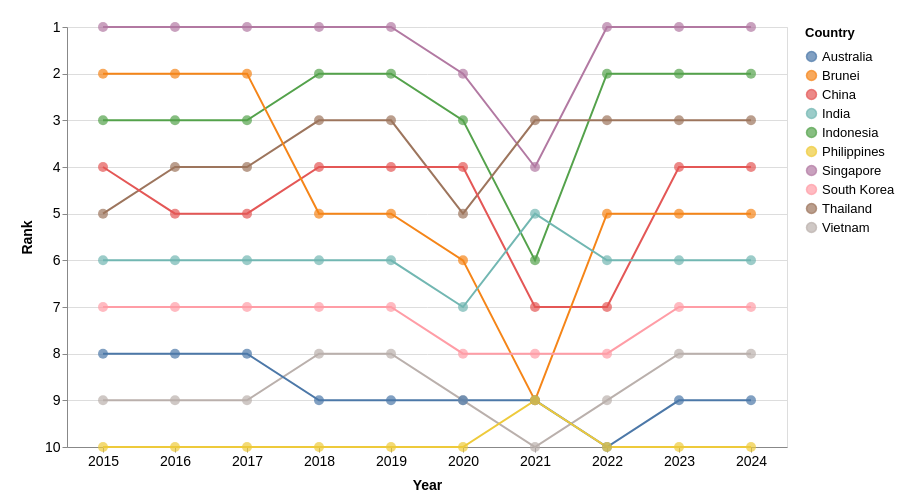

Express this chart as Vega-Lite.
### Vega-Lite specification from a JSON file in a GitHub repository (floating-point values rounded to 4 significant figures)
{"$schema": "https://vega.github.io/schema/vega-lite/v5.json", "width": 720, "height": 420, "data": {"values": [{"Country": "Singapore", "year": 2024, "Visitors": 4276007, "rank": 1}, {"Country": "Singapore", "year": 2023, "Visitors": 8308230, "rank": 1}, {"Country": "Singapore", "year": 2022, "Visitors": 5222991, "rank": 1}, {"Country": "Singapore", "year": 2021, "Visitors": 16308, "rank": 4}, {"Country": "Singapore", "year": 2020, "Visitors": 1545255, "rank": 2}, {"Country": "Singapore", "year": 2019, "Visitors": 10163882, "rank": 1}, {"Country": "Singapore", "year": 2018, "Visitors": 10615986, "rank": 1}, {"Country": "Singapore", "year": 2017, "Visitors": 12441713, "rank": 1}, {"Country": "Singapore", "year": 2016, "Visitors": 13272961, "rank": 1}, {"Country": "Singapore", "year": 2015, "Visitors": 12930754, "rank": 1}, {"Country": "Indonesia", "year": 2024, "Visitors": 1786630, "rank": 2}, {"Country": "Indonesia", "year": 2023, "Visitors": 3108165, "rank": 2}, {"Country": "Indonesia", "year": 2022, "Visitors": 1481739, "rank": 2}, {"Country": "Indonesia", "year": 2021, "Visitors": 11025, "rank": 6}, {"Country": "Indonesia", "year": 2020, "Visitors": 711723, "rank": 3}, {"Country": "Indonesia", "year": 2019, "Visitors": 3623277, "rank": 2}, {"Country": "Indonesia", "year": 2018, "Visitors": 3277689, "rank": 2}, {"Country": "Indonesia", "year": 2017, "Visitors": 2796570, "rank": 3}, {"Country": "Indonesia", "year": 2016, "Visitors": 3049964, "rank": 3}, {"Country": "Indonesia", "year": 2015, "Visitors": 2788033, "rank": 3}, {"Country": "Thailand", "year": 2024, "Visitors": 813783, "rank": 3}, {"Country": "Thailand", "year": 2023, "Visitors": 1551282, "rank": 3}, {"Country": "Thailand", "year": 2022, "Visitors": 715528, "rank": 3}, {"Country": "Thailand", "year": 2021, "Visitors": 59607, "rank": 3}, {"Country": "Thailand", "year": 2020, "Visitors": 394413, "rank": 5}, {"Country": "Thailand", "year": 2019, "Visitors": 1884306, "rank": 3}, {"Country": "Thailand", "year": 2018, "Visitors": 1914692, "rank": 3}, {"Country": "Thailand", "year": 2017, "Visitors": 1836522, "rank": 4}, {"Country": "Thailand", "year": 2016, "Visitors": 1780800, "rank": 4}, {"Country": "Thailand", "year": 2015, "Visitors": 1343569, "rank": 5}, {"Country": "China", "year": 2024, "Visitors": 1449711, "rank": 4}, {"Country": "China", "year": 2023, "Visitors": 1474114, "rank": 4}, {"Country": "China", "year": 2022, "Visitors": 211363, "rank": 7}, {"Country": "China", "year": 2021, "Visitors": 7701, "rank": 7}, {"Country": "China", "year": 2020, "Visitors": 405149, "rank": 4}, {"Country": "China", "year": 2019, "Visitors": 3114257, "rank": 4}, {"Country": "China", "year": 2018, "Visitors": 2944133, "rank": 4}, {"Country": "China", "year": 2017, "Visitors": 2281666, "rank": 5}, {"Country": "China", "year": 2016, "Visitors": 2124942, "rank": 5}, {"Country": "China", "year": 2015, "Visitors": 1677163, "rank": 4}, {"Country": "Brunei", "year": 2024, "Visitors": 565999, "rank": 5}, {"Country": "Brunei", "year": 2023, "Visitors": 811833, "rank": 5}, {"Country": "Brunei", "year": 2022, "Visitors": 301757, "rank": 5}, {"Country": "Brunei", "year": 2021, "Visitors": 773, "rank": 9}, {"Country": "Brunei", "year": 2020, "Visitors": 136020, "rank": 6}, {"Country": "Brunei", "year": 2019, "Visitors": 1216123, "rank": 5}, {"Country": "Brunei", "year": 2018, "Visitors": 1382031, "rank": 5}, {"Country": "Brunei", "year": 2017, "Visitors": 1660506, "rank": 2}, {"Country": "Brunei", "year": 2016, "Visitors": 1391016, "rank": 2}, {"Country": "Brunei", "year": 2015, "Visitors": 1133555, "rank": 2}, {"Country": "India", "year": 2024, "Visitors": 537493, "rank": 6}, {"Country": "India", "year": 2023, "Visitors": 671846, "rank": 6}, {"Country": "India", "year": 2022, "Visitors": 324548, "rank": 6}, {"Country": "India", "year": 2021, "Visitors": 3916, "rank": 5}, {"Country": "India", "year": 2020, "Visitors": 155883, "rank": 7}, {"Country": "India", "year": 2019, "Visitors": 735309, "rank": 6}, {"Country": "India", "year": 2018, "Visitors": 600311, "rank": 6}, {"Country": "India", "year": 2017, "Visitors": 552739, "rank": 6}, {"Country": "India", "year": 2016, "Visitors": 638578, "rank": 6}, {"Country": "India", "year": 2015, "Visitors": 722141, "rank": 6}, {"Country": "South Korea", "year": 2024, "Visitors": 232711, "rank": 7}, {"Country": "South Korea", "year": 2023, "Visitors": 400853, "rank": 7}, {"Country": "South Korea", "year": 2022, "Visitors": 146384, "rank": 8}, {"Country": "South Korea", "year": 2021, "Visitors": 3028, "rank": 8}, {"Country": "South Korea", "year": 2020, "Visitors": 119750, "rank": 8}, {"Country": "South Korea", "year": 2019, "Visitors": 673065, "rank": 7}, {"Country": "South Korea", "year": 2018, "Visitors": 616783, "rank": 7}, {"Country": "South Korea", "year": 2017, "Visitors": 484528, "rank": 7}, {"Country": "South Korea", "year": 2016, "Visitors": 444439, "rank": 7}, {"Country": "South Korea", "year": 2015, "Visitors": 421161, "rank": 7}, {"Country": "Vietnam", "year": 2024, "Visitors": 137344, "rank": 8}, {"Country": "Vietnam", "year": 2023, "Visitors": 286083, "rank": 8}, {"Country": "Vietnam", "year": 2022, "Visitors": 123931, "rank": 9}, {"Country": "Vietnam", "year": 2021, "Visitors": 14136, "rank": 10}, {"Country": "Vietnam", "year": 2020, "Visitors": 71622, "rank": 9}, {"Country": "Vietnam", "year": 2019, "Visitors": 892716, "rank": 8}, {"Country": "Vietnam", "year": 2018, "Visitors": 786327, "rank": 8}, {"Country": "Vietnam", "year": 2017, "Visitors": 638135, "rank": 9}, {"Country": "Vietnam", "year": 2016, "Visitors": 703737, "rank": 9}, {"Country": "Vietnam", "year": 2015, "Visitors": 646891, "rank": 9}, {"Country": "Australia", "year": 2024, "Visitors": 159318, "rank": 9}, {"Country": "Australia", "year": 2023, "Visitors": 276477, "rank": 9}, {"Country": "Australia", "year": 2022, "Visitors": 118598, "rank": 10}, {"Country": "Australia", "year": 2021, "Visitors": 33451, "rank": 9}, {"Country": "Australia", "year": 2020, "Visitors": 195146, "rank": 9}, {"Country": "Australia", "year": 2019, "Visitors": 1282782, "rank": 9}, {"Country": "Australia", "year": 2018, "Visitors": 1034871, "rank": 9}, {"Country": "Australia", "year": 2017, "Visitors": 899202, "rank": 8}, {"Country": "Australia", "year": 2016, "Visitors": 737115, "rank": 8}, {"Country": "Australia", "year": 2015, "Visitors": 714047, "rank": 8}, {"Country": "Philippines", "year": 2024, "Visitors": 60100, "rank": 10}, {"Country": "Philippines", "year": 2023, "Visitors": 137781, "rank": 10}, {"Country": "Philippines", "year": 2022, "Visitors": 86462, "rank": 10}, {"Country": "Philippines", "year": 2021, "Visitors": 10229, "rank": 9}, {"Country": "Philippines", "year": 2020, "Visitors": 53889, "rank": 10}, {"Country": "Philippines", "year": 2019, "Visitors": 1114257, "rank": 10}, {"Country": "Philippines", "year": 2018, "Visitors": 1167375, "rank": 10}, {"Country": "Philippines", "year": 2017, "Visitors": 1066461, "rank": 10}, {"Country": "Philippines", "year": 2016, "Visitors": 1029488, "rank": 10}, {"Country": "Philippines", "year": 2015, "Visitors": 957408, "rank": 10}]}, "layer": [{"mark": "line", "encoding": {"x": {"field": "year", "type": "ordinal", "title": "Year", "axis": {"labelAngle": 0}}, "y": {"field": "rank", "type": "quantitative", "axis": {"labelAngle": 0}, "title": "Rank", "scale": {"domain": [1, 10], "reverse": true}}, "color": {"field": "Country", "type": "nominal", "title": "Country"}}}, {"mark": {"type": "point", "filled": true, "size": 100}, "encoding": {"x": {"field": "year", "type": "ordinal", "title": "Year"}, "y": {"field": "rank", "type": "quantitative", "title": "Rank", "scale": {"domain": [1, 10], "reverse": true}}, "color": {"field": "Country", "type": "nominal", "title": "Country"}, "tooltip": [{"field": "Country", "type": "nominal", "title": "Country"}, {"field": "year", "type": "ordinal", "title": "Year"}, {"field": "Visitors", "type": "quantitative", "title": "Number of Visitors", "format": ",d"}, {"field": "rank", "type": "quantitative", "title": "Rank"}]}}], "config": {"legend": {"titleFontSize": 13, "titlePadding": 10, "labelFontSize": 13}, "axis": {"titleFontSize": 14, "titlePadding": 10, "labelFontSize": 14}}, "padding": {"top": 20, "left": 20, "right": 20}}
